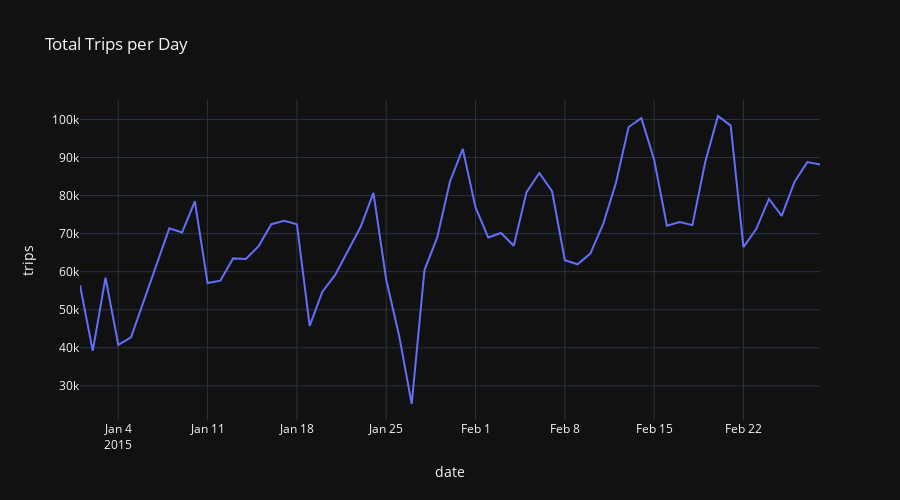

The notebook cell this image was saved under:
### Markdown cell above
### Total Trips Per Day

### Code cell
daily_trips = df.groupby('date')['trips'].sum().reset_index()
fig1 = px.line(daily_trips, x='date', y='trips', title='Total Trips per Day',template='plotly_dark',
    width=900,height=500)
fig1.show()
